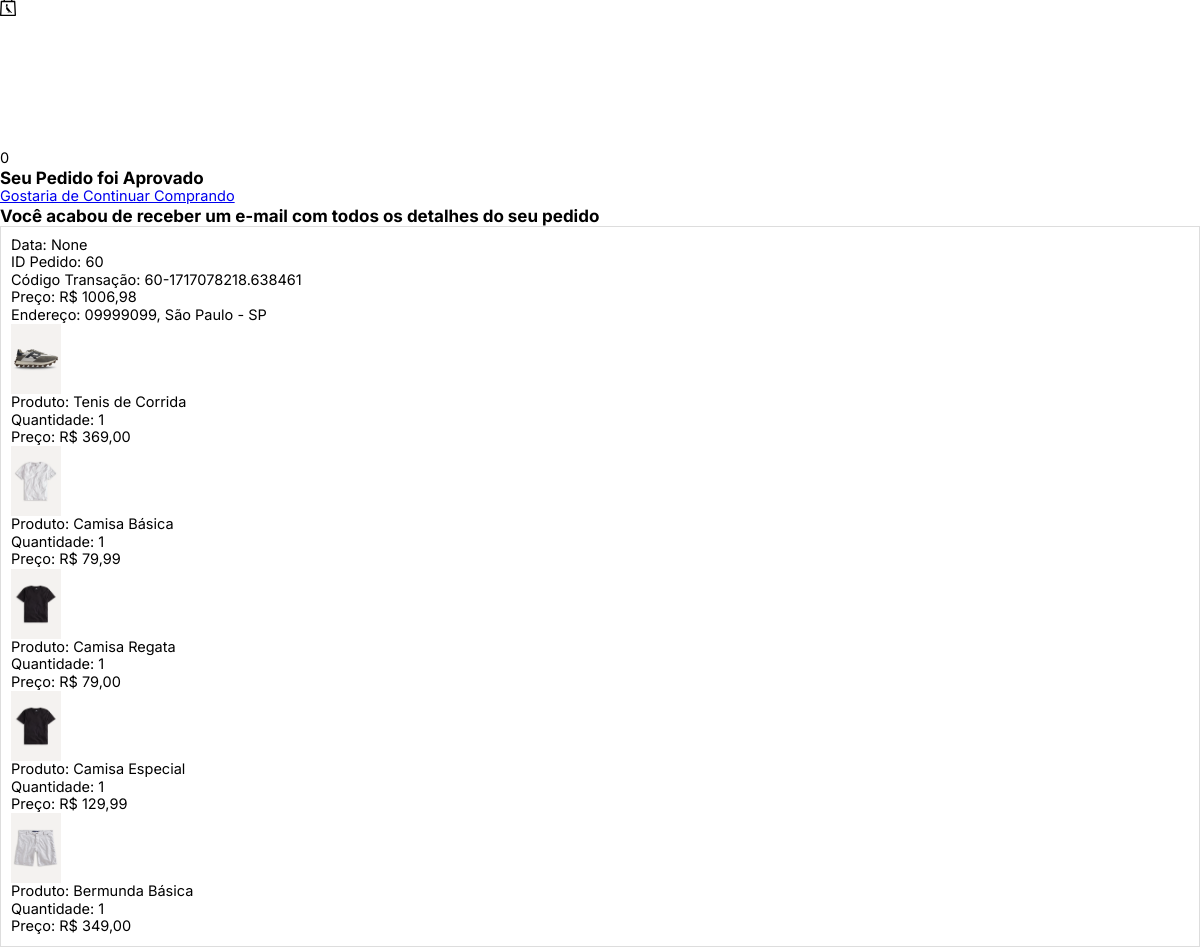
Page /pedidoaprovado/60/ (middle part) on the earlier database version.
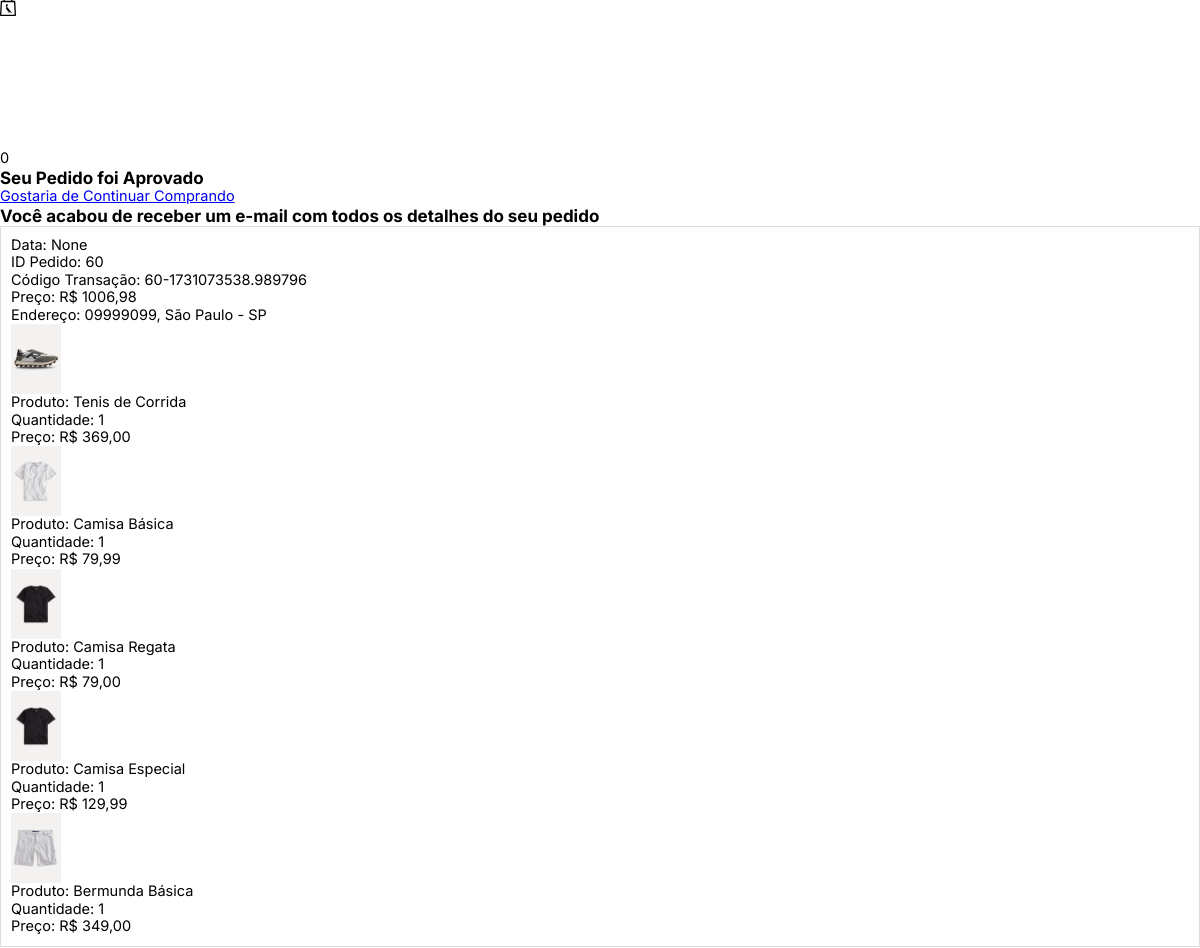
Same page on the later database version.
### loja/models.py (models this page shows, shortened)
class Pedido(models.Model):
    cliente = models.ForeignKey(Cliente, null=True, blank=True, on_delete=models.SET_NULL)
    finalizado = models.BooleanField(default=False)
    codigo_transacao = models.CharField(max_length=200, null=True, blank=True)
    endereco = models.ForeignKey(Endereco, null=True, blank=True, on_delete=models.SET_NULL)
    data_finalizacao = models.DateTimeField(null=True, blank=True)
    @property
    def preco_total(self):
        itens_pedido = ItensPedido.objects.filter(pedido=self)
        preco = sum(item.preco_total for item in itens_pedido)
        return preco
    @property
    def itens(self):
        itens_pedido = ItensPedido.objects.filter(pedido=self)
        return itens_pedido

class ItensPedido(models.Model):
    item_estoque = models.ForeignKey(ItemEstoque, null=True, blank=True, on_delete=models.SET_NULL)
    quantidade = models.IntegerField(default=0)
    pedido = models.ForeignKey(Pedido, null=True, blank=True, on_delete=models.SET_NULL)
    @property
    def preco_total(self):
        return self.quantidade * self.item_estoque.produto.preco if self.item_estoque and self.item_estoque.produto else 0

class ItemEstoque(models.Model):
    produto = models.ForeignKey(Produto, null=True, blank=True, on_delete=models.SET_NULL)
    cor = models.ForeignKey(Cor, null=True, blank=True, on_delete=models.SET_NULL)
    tamanho = models.CharField(max_length=200, null=True, blank=True)
    quantidade = models.IntegerField(default=0)

class Produto(models.Model):
    imagem = models.ImageField(null=True, blank=True)
    nome_produto = models.CharField(max_length=200, null=True, blank=True)
    preco = models.DecimalField(max_digits=10, decimal_places=2)
    ativo = models.BooleanField(default=True)
    categoria = models.ForeignKey(Categoria, null=True, blank=True, on_delete=models.SET_NULL)
    tipo = models.ForeignKey(Tipo, null=True, blank=True, on_delete=models.SET_NULL)

class Endereco(models.Model):
    rua = models.CharField(max_length=400, null=True, blank=True)
    numero = models.IntegerField(default=0)
    complemento = models.CharField(max_length=200, null=True, blank=True)
    cep = models.CharField(max_length=200, null=True, blank=True)
    cidade = models.CharField(max_length=200, null=True, blank=True)
    estado = models.CharField(max_length=200, null=True, blank=True)
    cliente = models.ForeignKey(Cliente, null=True, blank=True, on_delete=models.SET_NULL)

### loja/views.py (the view)
# urls.py: path('pedidoaprovado/<int:id_pedido>/', pedido_aprovado, name='pedido_aprovado'),
def pedido_aprovado(request, id_pedido):
    pedido = Pedido.objects.get(id=id_pedido)
    context = {"pedido": pedido}
    return render(request, "pedido_aprovado.html", context)

### loja/novos_context.py (called while the page is built)
def carrinho(request):
    quantidade_produtos_carrinho = 0
    if request.user.is_authenticated:
        cliente = request.user.cliente
    else:
        if request.COOKIES.get("id_sessao"):
            id_sessao = request.COOKIES.get("id_sessao")
            cliente, criado = Cliente.objects.get_or_create(id_sessao=id_sessao)
        else:
            return {"quantidade_produtos_carrinho": quantidade_produtos_carrinho}
    pedido, criado = Pedido.objects.get_or_create(cliente=cliente, finalizado=False)
    itens_pedido = ItensPedido.objects.filter(pedido=pedido)
    for item in itens_pedido:
        quantidade_produtos_carrinho += item.quantidade
    return {"quantidade_produtos_carrinho": quantidade_produtos_carrinho}

def categorias_tipos(request):
    categorias_navegacao = Categoria.objects.all()
    tipos_navegacao = Tipo.objects.all()
    return {"categorias_navegacao": categorias_navegacao, "tipos_navegacao": tipos_navegacao}

def faz_parte_equipe(request):
    equipe = False
    if request.user.is_authenticated:
        if request.user.groups.filter(name="equipe").exists():
            equipe = True
    return {"equipe": equipe}

### loja/templates/pedido_aprovado.html (shortened to what this page needs)
{% extends 'base.html' %}
{% load static %}
{% block content %}
<h3>Seu Pedido foi Aprovado</h3>
<a href="{% url 'loja' %}">Gostaria de Continuar Comprando</a>
<h3>Você acabou de receber um e-mail com todos os detalhes do seu pedido</h3>
<div style="display: flex; flex-direction: column; margin-bottom: 20px; border: 1px solid #ddd; padding: 10px;">
    <p>Data: {{ pedido.data_finalizacao }}</p>
    <p>ID Pedido: {{ pedido.id }}</p>
    <p>Código Transação: {{ pedido.codigo_transacao }}</p>
    <p>Preço: R$ {{ pedido.preco_total }}</p>
    <p>Endereço: {{ pedido.endereco.cep }}, {{ pedido.endereco.cidade }} - {{ pedido.endereco.estado }}</p>
    {% for item in pedido.itens.all %}
        <img src="{{ item.item_estoque.produto.imagem.url }}" width="50" height="70" alt="{{ item.item_estoque.produto.nome_produto }}">
        <p>Produto: {{ item.item_estoque.produto.nome_produto }}</p>
        <p>Quantidade: {{ item.quantidade }}</p>
        <p>Preço: R$ {{ item.preco_total }}</p>
    {% endfor %}
</div>
{% endblock %}

Differences in the rows shown:
changed Pedido "None": codigo_transacao "60-1717078218.638461" → "60-1731073538.989796"
